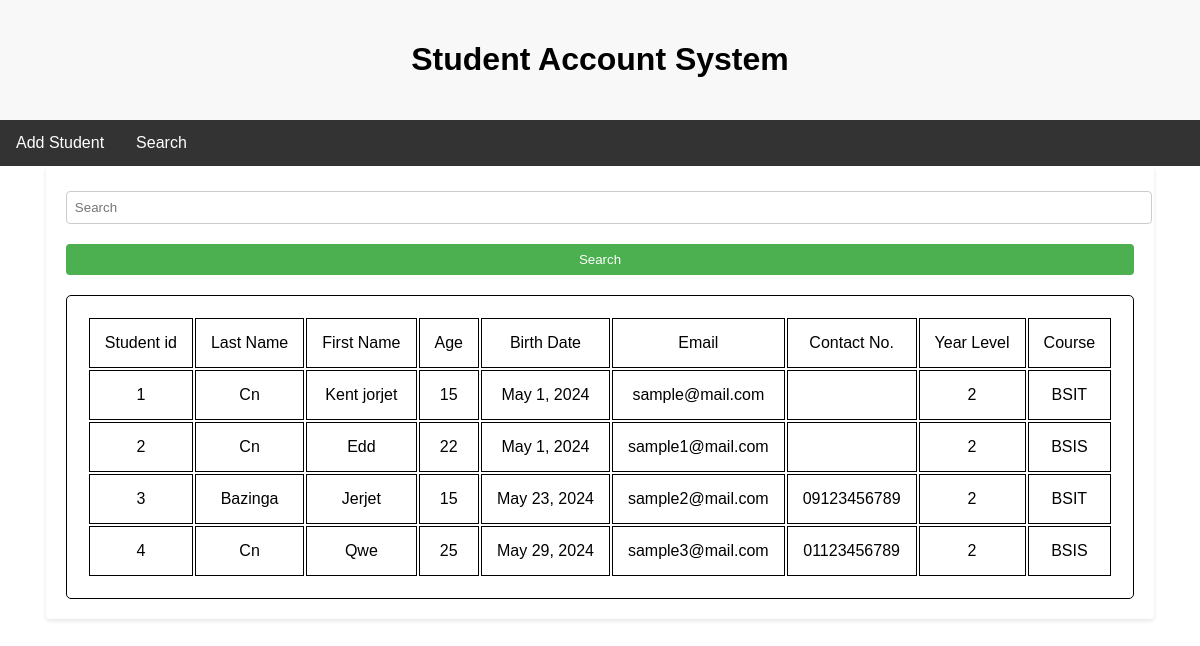
The page /search/ on the database as committed earlier.
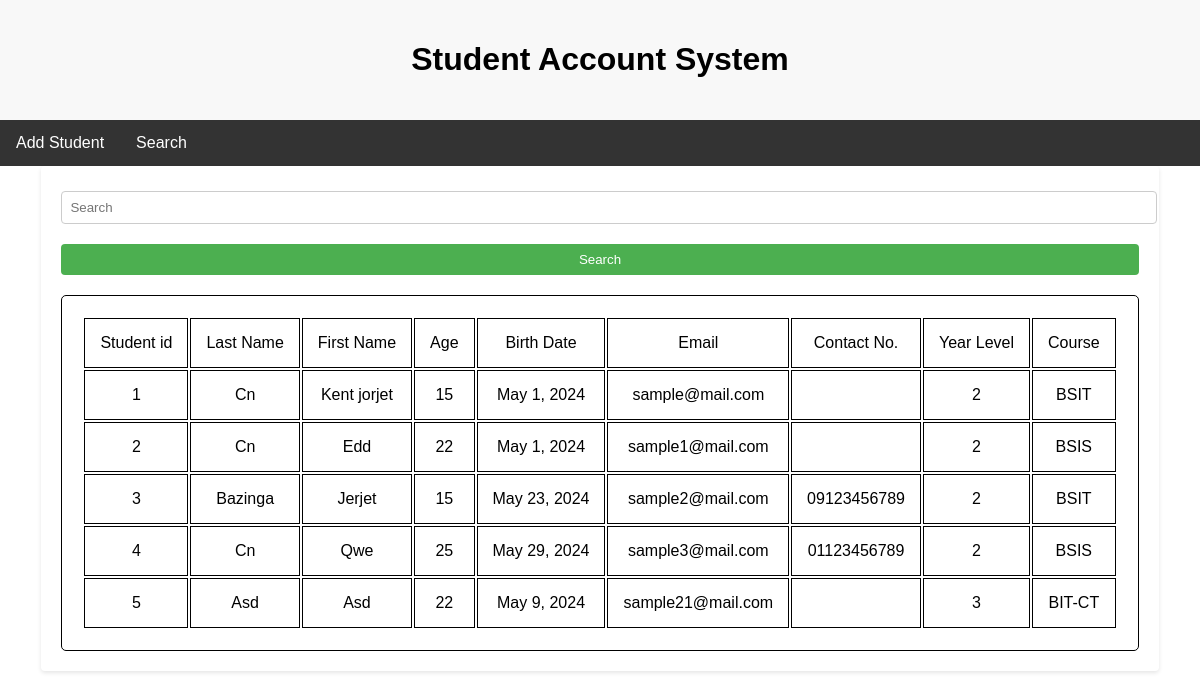
The same page on the database as committed later.
### StudentAccount/models.py (models this page shows, shortened)
class StudentData(models.Model):
    first_name = models.CharField(max_length=50)
    last_name = models.CharField(max_length=50)
    age = models.PositiveIntegerField()
    birthday = models.DateField()
    email = models.CharField(max_length=50)
    contact_no = models.CharField(max_length=11)
    year = models.PositiveIntegerField()
    course = models.CharField(max_length=25)

### StudentAccount/views.py (the view)
# urls.py: path('search/', views.searchStudent, name='searchStudent'),
def searchStudent(request):
    students = StudentData.objects.all()
    if students == 0:
        messages.warning(request, 'No data available')
    if request.method == 'GET':
        search_query = request.GET.get('search', '')
        students = StudentData.objects.filter(
             Q(id__icontains = search_query)
             |Q(first_name__icontains = search_query)
             |Q(last_name__icontains = search_query)
        )
        if not students.exists():
            messages.info(request, 'No Student Found')
        else:
            return render(request, 'Search.html', {"students": students})
    return render(request, 'Search.html', {"students": students})

### StudentAccount/templates/search.html (shortened to what this page needs)
{% extends 'Homepage.html' %}
{% block content %}
    <div class="Search-bar">
        <form method="GET">
            <input type="type" id="search" name="search" placeholder="Search" required>
            <button type="Submit">Search</button>
        </form>
    </div>
    <div class="table-container">
        <table>
            <thead>
                <tr>
                    <td>Student id</td>
                    <td>Last Name</td>
                    <td>First Name</td>
                    <td>Age</td>
                    <td>Birth Date</td>
                    <td>Email</td>
                    <td>Contact No.</td>
                    <td>Year Level</td>
                    <td>Course</td>
                </tr>
            </thead>
            {% for student in students%}
            <tbody>
                <tr>
                    <td>{{student.id}}</td>
                    <td>{{student.last_name}}</td>
                    <td>{{student.first_name}}</td>
                    <td>{{student.age}}</td>
                    <td>{{student.birthday}}</td>
                    <td>{{student.email}}</td>
                    <td>{{student.contact_no}}</td>
                    <td>{{student.year}}</td>
                    <td>{{student.course}}</td>
                </tr>
            </tbody>
            {% endfor %}
        </table>
    </div>
{% endblock %}

Rows that differ between the two databases and show on the page:
added StudentData: id "5", last_name "Asd", first_name "Asd", age "22", birthday "May 9, 2024", email "sample21@mail.com", year "3", course "BIT-CT"
